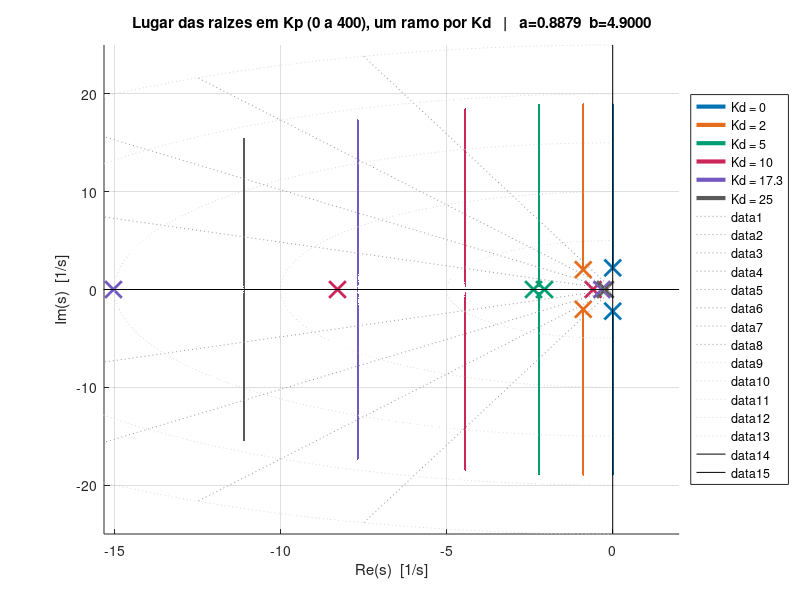
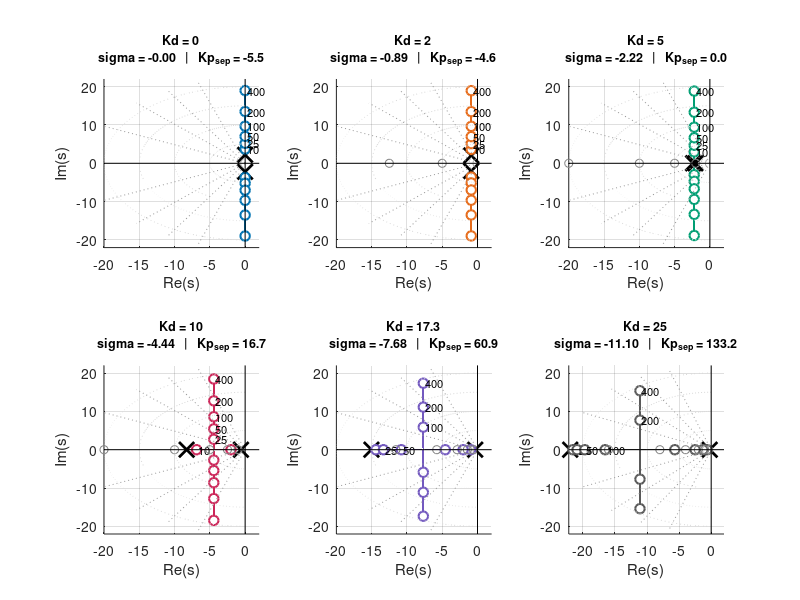
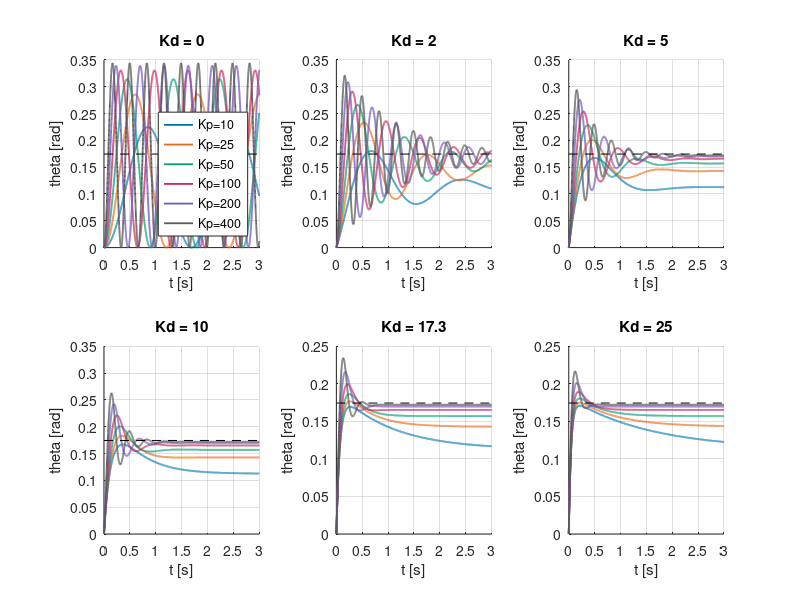

Source code (MATLAB) for these figures, in order:
% =========================================================================
%  LUGAR DAS RAIZES - PENDULO COM CONTROLADOR PD
%  Kd FIXO, Kp VARIANDO  (um lugar das raizes para cada Kd)
%
%  FT de malha fechada dada:
%
%        Theta            Kd*s + Kp
%       -------(s) = ------------------------------
%       Theta_d       s^2 + a*Kd*s + (b + a*Kp)
%
%  com a = 1/I  e  b = m*g*l/I.
%
%  Equacao caracteristica reescrita como lugar das raizes EM Kp:
%
%       s^2 + a*Kd*s + b + a*Kp = 0
%                    a
%   1 + Kp * ------------------- = 0     ->   L(s) = a/(s^2 + a*Kd*s + b)
%             s^2 + a*Kd*s + b                ganho variavel = Kp
%
%  OBSERVACAO IMPORTANTE (aparece nos graficos):
%  a soma das raizes vale -a*Kd, que NAO depende de Kp. Logo, com Kd fixo,
%  variar Kp move os polos ao longo de uma RETA VERTICAL em
%      sigma = -a*Kd/2   (enquanto o par for complexo).
%  => Kp aumenta wn e diminui zeta, mas NAO muda a taxa de decaimento
%     (ts fica praticamente constante). Quem escolhe ts e' o Kd.
%
%  Nao requer o pacote 'control' (raizes por roots(), degrau por expm()).
%
%  Octave:  >> lugar_raizes_PD
% =========================================================================
1;

% =========================================================================
%  FUNCOES AUXILIARES
% =========================================================================
function grade_zeta_wn(ax)
% linhas de zeta constante (raios) e wn constante (arcos), estilo sgrid
  xl = xlim(ax); yl = ylim(ax);  Rmax = max(abs([xl yl]));
  for z = [0.3 0.5 0.7 0.9]
    plot(ax, [0 -Rmax*z], [0  Rmax*sqrt(1-z^2)], ':', 'color', [.6 .6 .6]);
    plot(ax, [0 -Rmax*z], [0 -Rmax*sqrt(1-z^2)], ':', 'color', [.6 .6 .6]);
  end
  th = linspace(pi/2, 3*pi/2, 200);
  for w = 5:5:Rmax
    plot(ax, w*cos(th), w*sin(th), ':', 'color', [.85 .85 .85]);
  end
  plot(ax, xl, [0 0], 'k-');  plot(ax, [0 0], yl, 'k-');
end

function R = lr_raizes(a, b, Kd, Kp_var)
% raizes de s^2 + a*Kd*s + (b + a*Kp) para cada Kp  (uma linha por Kp)
  R = zeros(numel(Kp_var), 2);
  for k = 1:numel(Kp_var)
    R(k,:) = roots([1, a*Kd, b + a*Kp_var(k)]).';
  end
end

function [t, y] = degrau(a, b, Kd, Kp, amp, T, kn, N)
% resposta ao degrau de amplitude 'amp' de (Kd*s+Kp)/(s^2+a*Kd*s+b+a*Kp)
% via discretizacao exata (expm) - dispensa o pacote control
  if nargin < 7 || isempty(kn), kn = 1; end
  if nargin < 8, N = 4000; end
  A  = [0 1; -(b + a*Kp), -a*Kd];   B = [0; 1];   C = kn*[Kp, Kd];
  dt = T/N;  t = (0:N)'*dt;
  M  = expm([A, B; zeros(1,3)]*dt);
  Ad = M(1:2,1:2);  Bd = M(1:2,3);
  x  = zeros(2,1);  y = zeros(N+1,1);
  for k = 1:N+1
    y(k) = C*x;
    x    = Ad*x + Bd*amp;
  end
end

function m = metricas(t, y, yss)
% tr 10-90% do valor FINAL, tp e Mp medidos na curva
  m.tr = NaN; m.tp = NaN; m.Mp = 0;
  i10 = find(y >= 0.1*yss, 1);  i90 = find(y >= 0.9*yss, 1);
  if ~isempty(i10) && ~isempty(i90), m.tr = t(i90) - t(i10); end
  [ymax, imax] = max(y);
  if ymax > yss
    m.tp = t(imax);
    m.Mp = 100*(ymax - yss)/yss;
  end
end


% ------------------------------------------------------------------ dados
a = 0.8879;      % 1/I      [1/(kg m^2)]
b = 4.9;         % m*g*l/I  [1/s^2]   <-- CONFERIR: com I = 1.1262 e o CM a
                 %                        0.75 m do pivo, b = 9.8, nao 4.9.
                 %                        Troque aqui e reveja tudo.

Kd_lista = [0, 2, 5, 10, 17.3, 25];     % valores de Kd a analisar
Kp_max   = 400;                          % faixa de varredura de Kp
Kp_var   = linspace(0, Kp_max, 3000);    % varredura fina (desenha o lugar)
Kp_marca = [10 25 50 100 200 400];       % Kp destacados com marcador
qd       = 0.1745;                       % referencia (10 graus) p/ o degrau
% Ganho do numerador. A FT do enunciado traz (Kd*s + Kp) "puro"; fisicamente
% o numerador tambem sai dividido por I, ou seja a*(Kd*s + Kp). Com kn = 1 o
% ganho DC tende a 1/a = %.3f (>1) quando Kp cresce, o que nao existe no
% sistema real. Use kn = a (correto) ou kn = 1 para reproduzir o enunciado.
kn       = a;
Tsim     = 3;                            % horizonte de simulacao [s]

cores = [0.00 0.45 0.70; 0.90 0.42 0.10; 0.00 0.62 0.45; ...
         0.80 0.15 0.35; 0.45 0.35 0.75; 0.35 0.35 0.35];

% =========================================================================
%  FIGURA 1 - todos os lugares das raizes sobrepostos
% =========================================================================
figure(1); clf; hold on; grid on;
for i = 1:numel(Kd_lista)
  Kd = Kd_lista(i);  c = cores(mod(i-1,rows(cores))+1,:);
  R  = lr_raizes(a, b, Kd, Kp_var);
  plot(real(R(:)), imag(R(:)), '.', 'color', c, 'markersize', 4);
  % polos de malha aberta equivalentes (Kp = 0)
  p0 = roots([1, a*Kd, b]);
  plot(real(p0), imag(p0), 'x', 'color', c, 'markersize', 12, 'linewidth', 2);
end
h = zeros(numel(Kd_lista),1);
for i = 1:numel(Kd_lista)
  h(i) = plot(NaN, NaN, '-', 'color', cores(mod(i-1,rows(cores))+1,:), 'linewidth', 3);
end
legend(h, arrayfun(@(k) sprintf('Kd = %.4g', k), Kd_lista, 'uniformoutput', false), ...
       'location', 'eastoutside');
axis([-1.2*a*max(Kd_lista)/2-2, 2, -25, 25]);
grade_zeta_wn(gca);
xlabel('Re(s)  [1/s]'); ylabel('Im(s)  [1/s]');
title(sprintf('Lugar das raizes em Kp (0 a %g), um ramo por Kd   |   a=%.4f  b=%.4f', Kp_max, a, b));

% =========================================================================
%  FIGURA 2 - um subplot por Kd, com Kp destacados e o zero -Kp/Kd
% =========================================================================
figure(2); clf;
nl = ceil(numel(Kd_lista)/3);
for i = 1:numel(Kd_lista)
  Kd = Kd_lista(i);  c = cores(mod(i-1,rows(cores))+1,:);
  subplot(nl, 3, i); hold on; grid on;
  R = lr_raizes(a, b, Kd, Kp_var);
  plot(real(R(:)), imag(R(:)), '.', 'color', c, 'markersize', 4);
  p0 = roots([1, a*Kd, b]);
  plot(real(p0), imag(p0), 'kx', 'markersize', 11, 'linewidth', 2);
  for Kp = Kp_marca
    r = roots([1, a*Kd, b + a*Kp]);
    plot(real(r), imag(r), 'o', 'color', c, 'markerfacecolor', 'w', ...
         'markersize', 7, 'linewidth', 1.5);
    text(real(r(1))+0.3, imag(r(1)), sprintf('%g', Kp), 'fontsize', 8);
    if Kd > 0                       % zero de malha fechada em -Kp/Kd
      plot(-Kp/Kd, 0, 'o', 'color', [.5 .5 .5], 'markersize', 6);
    end
  end
  axis([-max(20, a*Kd), 2, -22, 22]);
  grade_zeta_wn(gca);
  Kp_c = ((a*Kd)^2/4 - b)/a;      % Kp de separacao real <-> complexo
  title({sprintf('Kd = %.4g', Kd), ...
         sprintf('sigma = %.2f   |   Kp_{sep} = %.1f', -a*Kd/2, Kp_c)}, 'fontsize', 9);
  xlabel('Re(s)'); ylabel('Im(s)');
end

% =========================================================================
%  FIGURA 3 - resposta ao degrau (qd) para cada par (Kd, Kp)
% =========================================================================
figure(3); clf;
for i = 1:numel(Kd_lista)
  Kd = Kd_lista(i);
  subplot(nl, 3, i); hold on; grid on;
  for j = 1:numel(Kp_marca)
    Kp = Kp_marca(j);
    [t, y] = degrau(a, b, Kd, Kp, qd, Tsim, kn);
    plot(t, y, 'linewidth', 1.3, 'color', cores(mod(j-1,rows(cores))+1,:));
  end
  plot([0 Tsim], qd*[1 1], 'k--');
  title(sprintf('Kd = %.4g', Kd));
  xlabel('t [s]'); ylabel('theta [rad]');
  if i == 1
    legend(arrayfun(@(k) sprintf('Kp=%g', k), Kp_marca, 'uniformoutput', false), ...
           'location', 'southeast');
  end
end

% =========================================================================
%  TABELA - metricas medidas na propria resposta (nao por formula de 2a
%  ordem: o zero em -Kp/Kd altera Mp e tr)
% =========================================================================
printf('\n a = %.4f   b = %.4f   qd = %.4f rad\n', a, b, qd);
printf('%6s %7s | %8s %7s %9s | %7s %7s %7s %8s\n', ...
       'Kd','Kp','wn[rad/s]','zeta','sigma','tr[ms]','tp[ms]','Mp[%]','e_ss[%]');
printf('%s\n', repmat('-', 1, 80));
for i = 1:numel(Kd_lista)
  Kd = Kd_lista(i);
  for Kp = Kp_marca
    wn    = sqrt(b + a*Kp);
    zeta  = a*Kd/(2*wn);
    [t,y] = degrau(a, b, Kd, Kp, qd, Tsim, kn);
    yss   = qd*kn*Kp/(b + a*Kp);
    m     = metricas(t, y, yss);
    printf('%6.4g %7.4g | %8.3f %7.3f %9.3f | %7.1f %7.1f %7.1f %8.1f\n', ...
           Kd, Kp, wn, zeta, -a*Kd/2, 1e3*m.tr, 1e3*m.tp, m.Mp, 100*(1 - yss/qd));
  end
  printf('%s\n', repmat('-', 1, 80));
end

% =========================================================================
%  PROJETO INVERSO: escolha zeta e wn -> ganhos
%       wn^2 = b + a*Kp      ->  Kp = (wn^2 - b)/a
%       2*zeta*wn = a*Kd     ->  Kd = 2*zeta*wn/a
% =========================================================================
zeta_alvo = 0.7;
tr_alvo   = 0.300;                                    % [s]
beta      = atan2(sqrt(1 - zeta_alvo^2), zeta_alvo);
wn_alvo   = (pi - beta)/(tr_alvo*sqrt(1 - zeta_alvo^2));
Kp_p      = (wn_alvo^2 - b)/a;
Kd_p      = 2*zeta_alvo*wn_alvo/a;
printf('\nProjeto para zeta = %.2f e tr = %.0f ms:\n', zeta_alvo, 1e3*tr_alvo);
printf('  wn = %.3f rad/s  ->  Kp = %.2f   Kd = %.3f\n', wn_alvo, Kp_p, Kd_p);
printf('  erro de regime = %.1f %%  (PD nao zera; use +m*g*l*sin(theta_d) ou termo I)\n', ...
       100*(1 - kn*Kp_p/(b + a*Kp_p)));
if Kp_p <= 0
  printf('  ATENCAO: Kp <= 0, a propria gravidade ja da wn maior que o alvo.\n');
end
